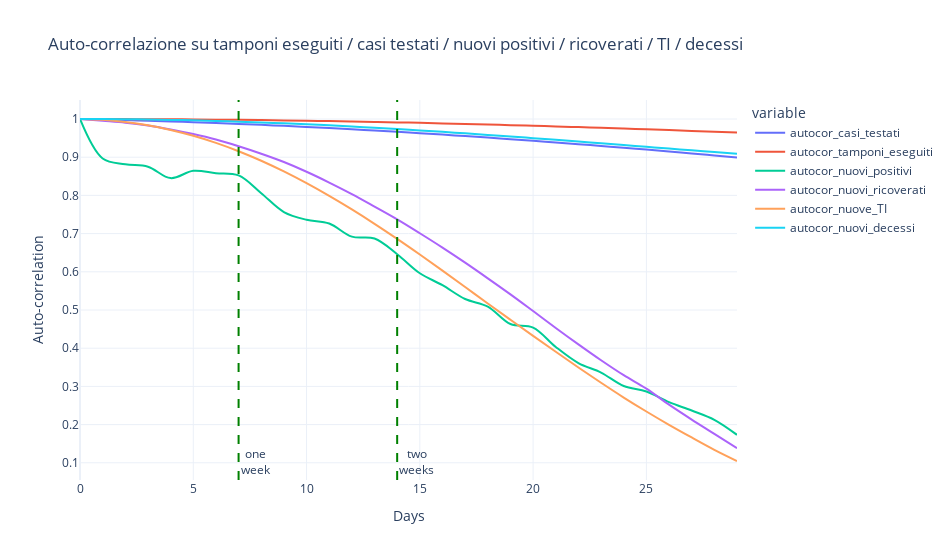

Notebook source saved alongside this figure:
### Code cell
days = 30
new_cases = \
  pd.DataFrame({'giorni': range(days),\
                'autocor_tamponi_eseguiti': \
                [dpc_regioni_firstw['tamponi_giorno'].corr(dpc_regioni_firstw['tamponi_giorno'].shift(i)) \
                            for i in range(days)], \
                'autocor_casi_testati': \
                [dpc_regioni_firstw['casi_testati_giorno'].corr(dpc_regioni_firstw['casi_testati_giorno'].shift(i)) \
                            for i in range(days)], \
                'autocor_nuovi_positivi': \
                [dpc_regioni_firstw['nuovi_positivi'].corr(dpc_regioni_firstw['nuovi_positivi'].shift(i)) \
                            for i in range(days)], \
                'autocor_nuovi_ricoverati': \
                [dpc_regioni_firstw['ricoverati_con_sintomi_giorno'].corr(dpc_regioni_firstw['ricoverati_con_sintomi_giorno'].shift(i)) \
                            for i in range(days)],\
                'autocor_nuove_TI': \
                [dpc_regioni_firstw['terapia_intensiva_giorno'].corr(dpc_regioni_firstw['terapia_intensiva_giorno'].shift(i)) \
                            for i in range(days)],\
                'autocor_nuovi_decessi': \
                [dpc_regioni_firstw['deceduti_giorno'].corr(dpc_regioni_firstw['deceduti_giorno'].shift(i)) \
                            for i in range(days)]
               })

fig = px.line(new_cases, \
              x='giorni', \
              y=['autocor_casi_testati','autocor_tamponi_eseguiti',\
                 'autocor_nuovi_positivi','autocor_nuovi_ricoverati','autocor_nuove_TI','autocor_nuovi_decessi'],\
              line_shape = 'spline',\
              title=f'Auto-correlazione su tamponi eseguiti / casi testati / '\
              'nuovi positivi / ricoverati / TI / decessi')
fig.add_vline(x = 7, line_dash='dash', line_color='green', \
              annotation_text='one<br>week', annotation_position='bottom right')
fig.add_vline(x = 14, line_dash='dash', line_color='green', \
              annotation_text='two<br>weeks', annotation_position='bottom right')
fig.update_yaxes(title_text='Auto-correlation')
fig.update_xaxes(title_text='Days')
fig.update_layout(width=950, template='plotly_white')
fig.show()

### Figure 1 — Plotly figure (JSON) as saved in the notebook; plotly's stock layout.template omitted (floating-point values rounded to 4 significant figures)
{"data": [{"hovertemplate": "variable=autocor_casi_testati<br>giorni=%{x}<br>value=%{y}<extra></extra>", "legendgroup": "autocor_casi_testati", "line": {"color": "#636efa", "dash": "solid", "shape": "spline"}, "mode": "lines", "name": "autocor_casi_testati", "orientation": "v", "showlegend": true, "type": "scatter", "x": [0, 1, 2, 3, 4, 5, 6, 7, 8, 9, 10, 11, 12, 13, 14, 15, 16, 17, 18, 19, 20, 21, 22, 23, 24, 25, 26, 27, 28, 29], "xaxis": "x", "y": [1, 0.9986, 0.9971, 0.9955, 0.9937, 0.9917, 0.9895, 0.9872, 0.9846, 0.982, 0.9792, 0.9763, 0.9732, 0.9699, 0.9664, 0.9628, 0.9591, 0.9553, 0.9513, 0.9472, 0.9429, 0.9385, 0.934, 0.9294, 0.9248, 0.92, 0.915, 0.9099, 0.9048, 0.8995], "yaxis": "y"}, {"hovertemplate": "variable=autocor_tamponi_eseguiti<br>giorni=%{x}<br>value=%{y}<extra></extra>", "legendgroup": "autocor_tamponi_eseguiti", "line": {"color": "#EF553B", "dash": "solid", "shape": "spline"}, "mode": "lines", "name": "autocor_tamponi_eseguiti", "orientation": "v", "showlegend": true, "type": "scatter", "x": [0, 1, 2, 3, 4, 5, 6, 7, 8, 9, 10, 11, 12, 13, 14, 15, 16, 17, 18, 19, 20, 21, 22, 23, 24, 25, 26, 27, 28, 29], "xaxis": "x", "y": [1, 0.9999, 0.9998, 0.9995, 0.9992, 0.9988, 0.9983, 0.9978, 0.9971, 0.9963, 0.9954, 0.9945, 0.9934, 0.9923, 0.9912, 0.9899, 0.9885, 0.987, 0.9855, 0.9839, 0.9823, 0.9806, 0.9788, 0.9769, 0.9749, 0.9729, 0.9709, 0.9689, 0.9667, 0.9645], "yaxis": "y"}, {"hovertemplate": "variable=autocor_nuovi_positivi<br>giorni=%{x}<br>value=%{y}<extra></extra>", "legendgroup": "autocor_nuovi_positivi", "line": {"color": "#00cc96", "dash": "solid", "shape": "spline"}, "mode": "lines", "name": "autocor_nuovi_positivi", "orientation": "v", "showlegend": true, "type": "scatter", "x": [0, 1, 2, 3, 4, 5, 6, 7, 8, 9, 10, 11, 12, 13, 14, 15, 16, 17, 18, 19, 20, 21, 22, 23, 24, 25, 26, 27, 28, 29], "xaxis": "x", "y": [1.0, 0.8965, 0.8815, 0.8752, 0.8452, 0.8643, 0.858, 0.8523, 0.8057, 0.7564, 0.7361, 0.7263, 0.692, 0.687, 0.6461, 0.5962, 0.5649, 0.5288, 0.5089, 0.4633, 0.454, 0.4032, 0.361, 0.3362, 0.301, 0.2866, 0.2587, 0.2368, 0.2125, 0.1731], "yaxis": "y"}, {"hovertemplate": "variable=autocor_nuovi_ricoverati<br>giorni=%{x}<br>value=%{y}<extra></extra>", "legendgroup": "autocor_nuovi_ricoverati", "line": {"color": "#ab63fa", "dash": "solid", "shape": "spline"}, "mode": "lines", "name": "autocor_nuovi_ricoverati", "orientation": "v", "showlegend": true, "type": "scatter", "x": [0, 1, 2, 3, 4, 5, 6, 7, 8, 9, 10, 11, 12, 13, 14, 15, 16, 17, 18, 19, 20, 21, 22, 23, 24, 25, 26, 27, 28, 29], "xaxis": "x", "y": [1, 0.9952, 0.9903, 0.9828, 0.9724, 0.9605, 0.9462, 0.9285, 0.909, 0.8873, 0.8619, 0.8337, 0.8034, 0.7706, 0.7372, 0.7009, 0.6633, 0.6239, 0.5828, 0.5408, 0.4972, 0.453, 0.41, 0.3685, 0.3294, 0.2942, 0.2521, 0.2131, 0.1758, 0.1381], "yaxis": "y"}, {"hovertemplate": "variable=autocor_nuove_TI<br>giorni=%{x}<br>value=%{y}<extra></extra>", "legendgroup": "autocor_nuove_TI", "line": {"color": "#FFA15A", "dash": "solid", "shape": "spline"}, "mode": "lines", "name": "autocor_nuove_TI", "orientation": "v", "showlegend": true, "type": "scatter", "x": [0, 1, 2, 3, 4, 5, 6, 7, 8, 9, 10, 11, 12, 13, 14, 15, 16, 17, 18, 19, 20, 21, 22, 23, 24, 25, 26, 27, 28, 29], "xaxis": "x", "y": [1, 0.9978, 0.9923, 0.9836, 0.9713, 0.956, 0.9375, 0.9157, 0.8907, 0.8627, 0.8319, 0.7987, 0.7632, 0.7256, 0.6862, 0.6453, 0.6032, 0.5602, 0.5169, 0.4745, 0.4323, 0.3906, 0.3494, 0.3095, 0.2708, 0.2343, 0.1994, 0.1662, 0.1341, 0.1047], "yaxis": "y"}, {"hovertemplate": "variable=autocor_nuovi_decessi<br>giorni=%{x}<br>value=%{y}<extra></extra>", "legendgroup": "autocor_nuovi_decessi", "line": {"color": "#19d3f3", "dash": "solid", "shape": "spline"}, "mode": "lines", "name": "autocor_nuovi_decessi", "orientation": "v", "showlegend": true, "type": "scatter", "x": [0, 1, 2, 3, 4, 5, 6, 7, 8, 9, 10, 11, 12, 13, 14, 15, 16, 17, 18, 19, 20, 21, 22, 23, 24, 25, 26, 27, 28, 29], "xaxis": "x", "y": [1, 0.9998, 0.9994, 0.9987, 0.9977, 0.9964, 0.9949, 0.9931, 0.991, 0.9887, 0.9862, 0.9834, 0.9804, 0.9772, 0.9737, 0.9702, 0.9664, 0.9625, 0.9584, 0.9542, 0.9499, 0.9455, 0.941, 0.9364, 0.9317, 0.9271, 0.9225, 0.9179, 0.9134, 0.9089], "yaxis": "y"}], "layout": {"annotations": [{"showarrow": false, "text": "one<br>week", "x": 7, "xanchor": "left", "xref": "x", "y": 0, "yanchor": "bottom", "yref": "y domain"}, {"showarrow": false, "text": "two<br>weeks", "x": 14, "xanchor": "left", "xref": "x", "y": 0, "yanchor": "bottom", "yref": "y domain"}], "legend": {"title": {"text": "variable"}, "tracegroupgap": 0}, "shapes": [{"line": {"color": "green", "dash": "dash"}, "type": "line", "x0": 7, "x1": 7, "xref": "x", "y0": 0, "y1": 1, "yref": "y domain"}, {"line": {"color": "green", "dash": "dash"}, "type": "line", "x0": 14, "x1": 14, "xref": "x", "y0": 0, "y1": 1, "yref": "y domain"}], "title": {"text": "Auto-correlazione su tamponi eseguiti / casi testati / nuovi positivi / ricoverati / TI / decessi"}, "width": 950, "xaxis": {"anchor": "y", "domain": [0, 1], "title": {"text": "Days"}}, "yaxis": {"anchor": "x", "domain": [0, 1], "title": {"text": "Auto-correlation"}}}}
